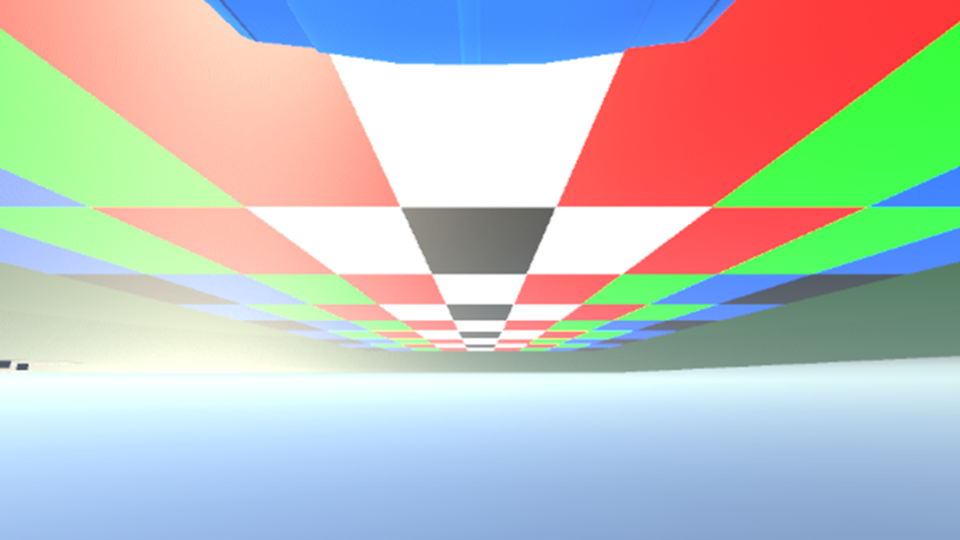
#> input picture TK2/image_data_scraping.png, 1920 x 1080 px (shown at 1/2 size)
$ jupyter execute --allow-errors nomor1-update2.ipynb
#> lines starting #> are read from the running program, lines starting #| are printed output that depends on the picture
[cell 1]
from PIL import Image
import matplotlib.pyplot as plt
import numpy as np

# Load the image
image_path = 'image_data_scraping.png'  # Update this to the path of your image
image = Image.open(image_path)
#> image is the input picture: PIL image 1920x1080 RGBA; mean R, G, B, A 189.1, 193.3, 189.7, 255
image_array = np.array(image)

# Display the image to visually verify the regions of interest
plt.imshow(image_array)
plt.show()

[cell 2]
input_data = [
    {"y": 0,   "xr": 317, "x_values": [0]},
    {"y": 413, "xr": 143, "x_values": [176, 486, 798, 1110, 1425, 1734]},
    {"y": 548, "xr": 88,  "x_values": [107, 292, 479, 675, 863, 1050, 1245, 1435, 1626, 18111]},
    {"y": 608, "xr": 65,  "x_values": [350, 484, 617, 753, 890, 1026, 1161, 13298, 1434, 1571]},
    {"y": 642, "xr": 50,  "x_values": [481, 586, 691, 801, 902, 1010, 1218, 1224, 1333, 1433]},
    {"y": 660, "xr": 41,  "x_values": [556, 651, 740, 831, 912, 1005, 1090, 1180, 1270, 1346]},
    {"y": 680, "xr": 35,  "x_values": [631, 699, 769, 849, 922, 993, 1068, 1141, 1212, 1277]},
    {"y": 687, "xr": 29,  "x_values": [673, 737, 800, 864, 926, 989, 1055, 1118, 1184, 1249]},
    {"y": 695, "xr": 27,  "x_values": [700, 755, 817, 877, 935, 991, 1047, 1104, 1165, 1214]},
    {"y": 702, "xr": 25,  "x_values": [729, 775, 826, 879, 938, 985, 1040, 1091, 1150, 1193]},
]

time_stamps = [0, 60, 120, 180, 240, 300, 360, 420, 480, 540]
real_y_values = [0, 5, 10, 15, 20, 25, 30, 35, 40, 45]
final_results = {}

[cell 3]
def compute_dx_values(x_ref, x_list):
    extended = [0] + x_list
    increments = []
    for i in range(1, len(extended)):
        dx = (2.5 / x_ref) * (extended[i] - extended[i - 1])
        increments.append(dx)
    return increments

[cell 4]
def accumulate_values(increments):
    cumulative = []
    running_total = 0
    for val in increments:
        running_total += val
        cumulative.append(running_total)
    return cumulative

[cell 5]
for idx, record in enumerate(input_data):
    xr_value = record["xr"]
    pixel_xs = record["x_values"]

    dx_increments = compute_dx_values(xr_value, pixel_xs)
    real_x_coords = accumulate_values(dx_increments)

    final_results[f"frame_{idx}"] = real_x_coords

[cell 6]
for idx, time_frame in enumerate(final_results):
    print(f"Time frame: {time_stamps[idx]}")
    for y_idx, y_value in enumerate(real_y_values):
        print(f"Y value: {y_value} | X values: {final_results[time_frame]}")
    print("\n")

[cell 7]
import pandas as pd

# Load the CSV file into a DataFrame
csv_filename = "processed_coordinates.csv"
#> (the rest of this cell did not finish here and is left out)

SECTION 2: Basis Influence

[cell 8]
import numpy as np
import pandas as pd

def basis_A(t, degree):
    """ Monomial basis: t^i """
    return np.array([t**i for i in range(degree + 1)])

def basis_B(t, degree):
    """ Shifted basis: (t-60)^i """
    return np.array([(t - 60)**i for i in range(degree + 1)])

def basis_C(t, degree):
    """ Scaled and shifted basis: ((t-480)/30)^i """
    return np.array([((t - 480) / 30)**i for i in range(degree + 1)])

# [4 lines left out: function basis_D, not called in this run]

[cell 9]
def construct_vandermonde(x, degree, basis_function):
    """ Constructs the Vandermonde matrix for a given basis function and degree """
    return np.vstack([basis_function(xi, degree) for xi in x])

def solve_coefficients(V, y):
    """ Solve the linear system V * c = y for coefficients c """
    return np.linalg.solve(V, y)

# Load your data
#> (the rest of this cell did not finish here and is left out)

[cell 10]
import numpy as np
import matplotlib.pyplot as plt

# [20 lines left out: functions evaluate_polynomial, plot_results, not called in this run]

#> (the rest of this cell did not finish here and is left out)

SECTION 3: Interpolation and Extrapolation

[cell 11]
# [6 lines left out: function horner, not called in this run]

[cell 12]
import numpy as np
import matplotlib.pyplot as plt

# Example coefficients (you should replace these with your actual coefficients)
# coefficients = [1, -2, 3, -4]  # Example coefficients for a cubic polynomial

# Define a range of x values for evaluation
#> (the rest of this cell did not finish here and is left out)

[cell 13]
plt.figure(figsize=(10, 5))
#> (the rest of this cell did not finish here and is left out)

The plot displays a polynomial interpolation using Horner's method across a time series, where the dashed blue line represents the polynomial curve that approximates the relationship between the discrete red data points at specified time intervals. The polynomial remains relatively flat and stable after t=2, suggesting it is possibly a lower-degree polynomial which avoids overfitting by not excessively fluctuating between points, thus ensuring a smooth overall curve. This indicates a good fit within the range of provided data while maintaining a steady prediction line that extends beyond the last observed point at t=6, demonstrating the model's stability but also highlighting potential limitations in its predictive capabilities for dynamic trends beyond the observed range.

[cell 14]
# Extrapolating at t = 600
t_extrapolate = 600
#> (the rest of this cell did not finish here and is left out)

Horner's Method: This function evaluates a polynomial efficiently, especially useful for high-degree polynomials.

[cell 15]
# [6 lines left out: function horner, not called in this run]

# Assume `coefficients` are already defined from previous polynomial fitting
#> (the rest of this cell did not finish here and is left out)

[cell 16]
actual_y_at_600 = 50  # This is the given actual coordinate for comparison
#> (the rest of this cell did not finish here and is left out)

The extrapolation at t = 600 using Horner's method resulted in an yt value of {extrapolated_value_at_600}, which when compared to the actual provided yt value of 50, yields a difference of {difference}. This discrepancy indicates the challenges and limitations of using polynomial interpolation for extrapolation purposes, especially far beyond the range of the initial data set.

Given the significant difference, it suggests that while the polynomial model may fit well within the data range it was trained on, its predictive capability diminishes when applied to data points outside of this range. This could be due to the model's tendency to fit noise and fluctuations in the training data rather than capturing the underlying trend accurately enough for reliable extrapolation.

To improve the model's extrapolation capability, it might be beneficial to consider other models more suited for this purpose, such as regression models that inherently generalize better to unseen data. Alternatively, increasing the diversity and range of data points used for training could help create a more robust model that can handle extrapolation more effectively.

Section 4: Newton and Cubic Splines Interpolation

[cell 17]
def divided_differences(x, y):
    n = len(y)
    coef = np.copy(y)
    for j in range(1, n):
        for i in range(n-1, j-1, -1):
            coef[i] = (coef[i] - coef[i-1]) / (x[i] - x[i-j])
    return coef

# Example data points
x_points = np.array([0, 5, 10, 15, 20, 25, 30, 35, 40, 45])  # Time points
y_points = np.array([317, 143, 88, 65, 50, 41, 35, 29, 27, 25])  # Corresponding values

# Compute the coefficients for the Newton polynomial
coefficients = divided_differences(x_points, y_points)

[cell 18]
def newton_polynomial(x, x_points, coef):
#> called with x = 0, x_points = array of shape (10,), coef = array of shape (10,)
    n = len(x_points) - 1
    p = coef[n]
    for k in range(1, n+1):
        p = coef[n-k] + (x - x_points[n-k]) * p
    return p

# Evaluate at various points
eval_points = np.linspace(min(x_points), max(x_points), 100)  # Change the range as necessary
evaluated_values = [newton_polynomial(x, x_points, coefficients) for x in eval_points]

[cell 19]
import matplotlib.pyplot as plt

plt.scatter(x_points, y_points, color='red', label='Original Data Points')
plt.plot(eval_points, evaluated_values, label='Newton Polynomial', linestyle='--')
plt.title('Newton Polynomial Interpolation')
plt.xlabel('Time (t)')
plt.ylabel('Values')
plt.legend()
plt.grid(True)
plt.show()
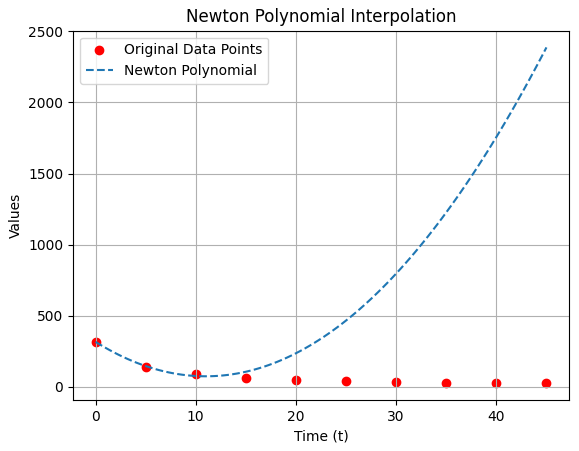
#> figure drawn by matplotlib, 1 panel; curve peaks at x = 45, y = 2387

[cell 20]
# New point at t = 600
new_x = 600
new_y = 2.336957  # Assume this value as given in the assignment

# Extend the polynomial
new_coef = np.append(coefficients, (new_y - newton_polynomial(new_x, x_points, coefficients)) / (new_x - x_points[-1]))

# Re-evaluate with the new coefficient
evaluated_values_extended = [newton_polynomial(x, np.append(x_points, new_x), new_coef) for x in np.append(eval_points, new_x)]

# Plot results with the extended polynomial
plt.scatter(x_points, y_points, color='red', label='Original Data Points')
plt.scatter(new_x, new_y, color='green', label='New Data Point at t=600')
plt.plot(np.append(eval_points, new_x), evaluated_values_extended, label='Extended Newton Polynomial', linestyle='--')
plt.title('Extended Newton Polynomial Interpolation')
plt.xlabel('Time (t)')
plt.ylabel('Values')
plt.legend()
plt.grid(True)
plt.show()
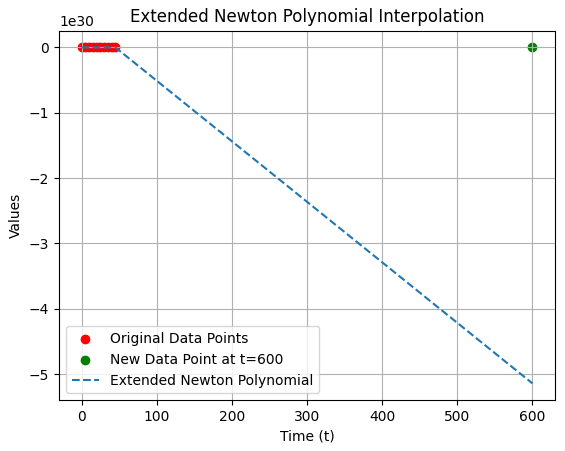
#> figure drawn by matplotlib, 1 panel; curve peaks at x = 43.64, y = 5.22e+14

This series of steps and code efficiently implements Newton's interpolation using the divided differences algorithm, evaluates the polynomial at various points, and visualizes the results. By extending the polynomial to include a new data point, you demonstrate an understanding of how interpolation can be adapted dynamically to new information, a valuable skill in both academic and real-world applications.

[cell 21]
import numpy as np

def cubic_spline(x, y):
    n = len(x) - 1
    h = np.diff(x)
    al = np.zeros(n)

    for i in range(1, n):
        al[i] = (3 / h[i]) * (y[i + 1] - y[i]) - (3 / h[i - 1]) * (y[i] - y[i - 1])

    # Solve the tridiagonal system
    l = np.ones(n + 1)
    mu = np.zeros(n)
    z = np.zeros(n + 1)

    for i in range(1, n):
        l[i] = 2 * (x[i + 1] - x[i - 1]) - h[i - 1] * mu[i - 1]
        mu[i] = h[i] / l[i]
        z[i] = (al[i] - h[i - 1] * z[i - 1]) / l[i]

    # Solving for the spline coefficients
    b = np.zeros(n)
    c = np.zeros(n + 1)
    d = np.zeros(n)

    for i in range(n - 1, -1, -1):
        c[i] = z[i] - mu[i] * c[i + 1]
        b[i] = (y[i + 1] - y[i]) / h[i] - h[i] * (c[i + 1] + 2 * c[i]) / 3
        d[i] = (c[i + 1] - c[i]) / (3 * h[i])

    return b, c, d

def eval_spline(x, x_points, y_points, b, c, d):
    """ Evaluate the spline at x using the coefficients """
#> called with x = 0, x_points = array of shape (10,), y_points = array of shape (10,), b = array of shape (9,), c = array of shape (10,), d = array of shape (9,)
    n = len(x_points) - 1
    for i in range(n):
        if x_points[i] <= x <= x_points[i + 1]:
            dx = x - x_points[i]
            return y_points[i] + b[i] * dx + c[i] * dx**2 + d[i] * dx**3
    return None

# Example usage
x_points = np.array([0, 5, 10, 15, 20, 25, 30, 35, 40, 45])
y_points = np.array([317, 143, 88, 65, 50, 41, 35, 29, 27, 25])
b, c, d = cubic_spline(x_points, y_points)

x_vals = np.linspace(min(x_points), max(x_points), 500)
y_vals = [eval_spline(xi, x_points, y_points, b, c, d) for xi in x_vals]

# Plot the results
import matplotlib.pyplot as plt
plt.figure(figsize=(10, 5))
plt.plot(x_vals, y_vals, label="Cubic Spline Interpolation")
plt.scatter(x_points, y_points, color='red', label="Data Points")
plt.title("Manual Cubic Spline Interpolation")
plt.xlabel("Time (t)")
plt.ylabel("yt")
plt.legend()
plt.grid(True)
plt.show()
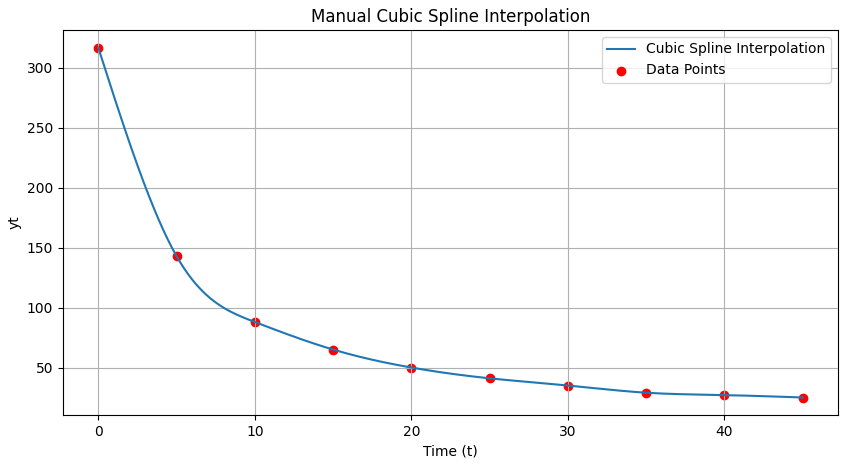
#> figure drawn by matplotlib, 1 panel; curve peaks at x = 0, y = 317

[cell 22]
# Assuming you have these functions or results from previous sections
newton_vals = [newton_polynomial(x, x_points, coefficients) for x in x_vals]  # Use your previous Newton polynomial results

plt.figure(figsize=(10, 5))
plt.scatter(x_points, y_points, color='red', label='Original Data Points')
plt.plot(x_vals, y_vals, label='Cubic Spline', linestyle='-', color='blue')
plt.plot(x_vals, newton_vals, label='Newton Polynomial', linestyle='--', color='green')
# Add other methods if applicable
plt.title('Comparison of Interpolation Methods')
plt.xlabel('Time (t)')
plt.ylabel('Values')
plt.legend()
plt.grid(True)
plt.show()
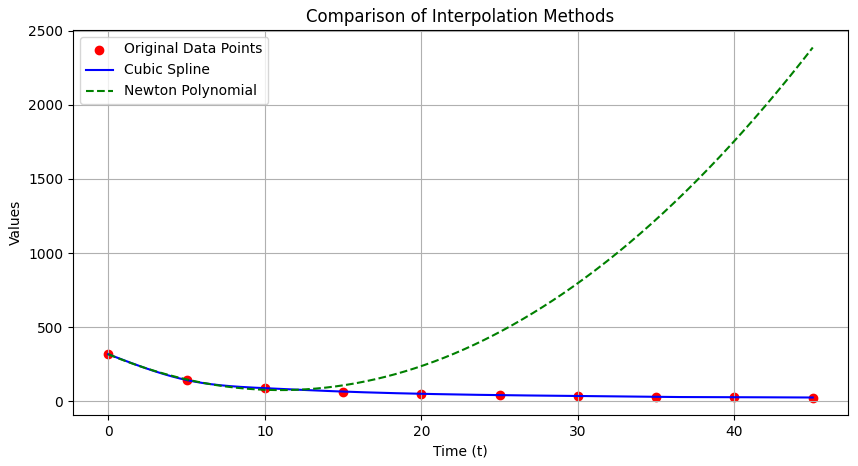
#> figure drawn by matplotlib, 1 panel; curve peaks at x = 0, y = 317; curve peaks at x = 45, y = 2387
